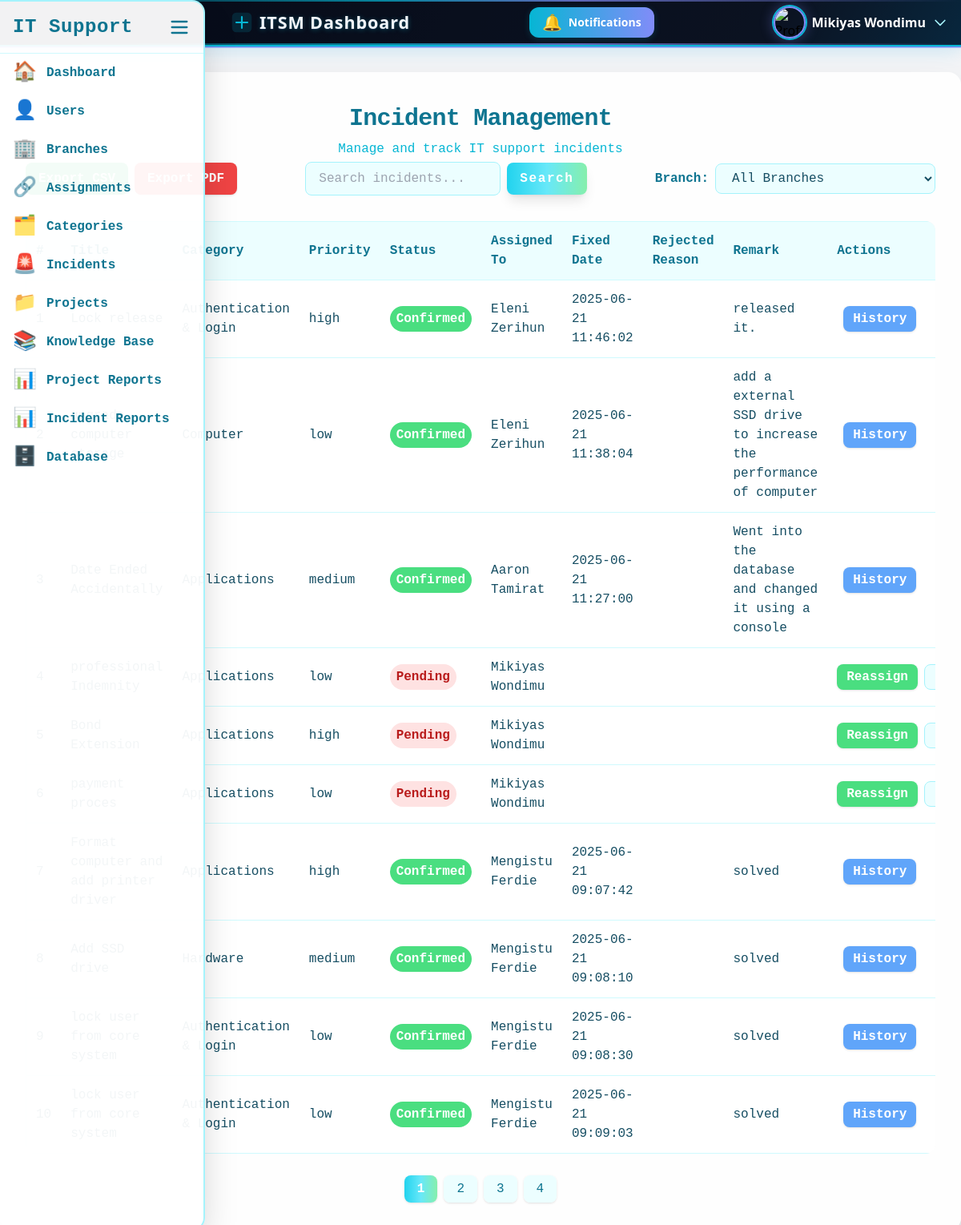
The page /admin/incidents.php (signed in) on the database its author committed.
### tables this page shows
CREATE TABLE `users` (
  `id` int(11) NOT NULL,
  `name` varchar(100) DEFAULT NULL,
  `email` varchar(100) DEFAULT NULL,
  `password` varchar(255) DEFAULT NULL,
  `role` enum('admin','staff','user') NOT NULL,
  `job_position` varchar(255) DEFAULT NULL,
  `created_at` timestamp NOT NULL DEFAULT current_timestamp(),
  `force_password_change` tinyint(1) DEFAULT 1,
  `branch_id` int(11) DEFAULT NULL,
  `profile_picture` varchar(255) DEFAULT NULL,
  `is_active` tinyint(1) NOT NULL DEFAULT 1
);

CREATE TABLE `incidents` (
  `id` int(11) NOT NULL,
  `title` varchar(255) DEFAULT NULL,
  `description` text DEFAULT NULL,
  `status` enum('pending','assigned','not fixed','fixed','rejected','support','reopened','fixed_confirmed') DEFAULT 'pending',
  `priority` enum('low','medium','high') DEFAULT 'medium',
  `assigned_to` int(11) DEFAULT NULL,
  `submitted_by` int(11) DEFAULT NULL,
  `created_at` timestamp NOT NULL DEFAULT current_timestamp(),
  `branch_id` int(11) DEFAULT NULL,
  `assigned_date` datetime DEFAULT NULL,
  `fixed_date` datetime DEFAULT NULL,
  `category_id` int(11) DEFAULT NULL,
  `saved_amount` decimal(10,2) DEFAULT NULL,
  `remark` text DEFAULT NULL,
  `rejected_by` int(11) DEFAULT NULL,
  `rejection_reason` text DEFAULT NULL,
  `rejected_at` datetime DEFAULT NULL
);

CREATE TABLE `kb_categories` (
  `id` int(11) NOT NULL,
  `name` varchar(100) NOT NULL,
  `created_at` timestamp NOT NULL DEFAULT current_timestamp()
);

### admin/incidents.php (the view, shortened to what this page needs)
<?php
require '../config/db.php';
$branchFilter = $_GET['branch_id'] ?? '';
$results_per_page = 10;
$stmt = $pdo->query("SELECT COUNT(*) FROM incidents");
$total_incidents = $stmt->fetchColumn();
$total_pages = ceil($total_incidents / $results_per_page);
$page = isset($_GET['page']) ? (int)$_GET['page'] : 1;
$start_from = ($page - 1) * $results_per_page;
if ($branchFilter) {
    $stmt = $pdo->prepare("SELECT
      incidents.*,
      users.id AS user_id,
      users.name AS assigned_to,
      c.name AS name
    FROM
      incidents
    LEFT JOIN
      users ON incidents.assigned_to = users.id
    LEFT JOIN
      kb_categories c ON incidents.category_id = c.id
    WHERE
      incidents.branch_id = ?
    ORDER BY created_at DESC LIMIT ?, ?");
    $stmt->bindValue(1, $branchFilter, PDO::PARAM_INT);
    $stmt->bindValue(2, $start_from, PDO::PARAM_INT);
    $stmt->bindValue(3, $results_per_page, PDO::PARAM_INT);
    $stmt->execute();
    $incidents = $stmt->fetchAll();
} else {
    $stmt = $pdo->prepare("SELECT
      i.*,
      u.id AS user_id,
      u.name AS assigned_to,
      c.name AS name
    FROM
        incidents i
    LEFT JOIN
        users u ON i.assigned_to = u.id
    LEFT JOIN
        kb_categories c ON i.category_id = c.id
    ORDER BY
        created_at DESC LIMIT ?, ?");
$stmt->bindValue(1, $start_from, PDO::PARAM_INT);
$stmt->bindValue(2, $results_per_page, PDO::PARAM_INT);
$stmt->execute();
$incidents = $stmt->fetchAll();
}
?>
<!DOCTYPE html>
<html>
<head>
    <script src="https://cdn.tailwindcss.com"></script>
</head>
<body class="bg-gray-100">
      <?php include '../includes/sidebar.php'; ?>
    <?php include '../header.php'; ?>
    <div class="max-w-7xl ms-auto bg-white bg-opacity-95 rounded-2xl shadow-2xl px-8 py-10 fade-in tech-border glow mt-8">
        <h2 class="text-3xl font-extrabold text-center text-cyan-700 mb-2 tracking-tight font-mono">Incident Management</h2>
        <p class="text-center text-cyan-500 mb-1 font-mono">Manage and track IT support incidents</p>
        <div class="flex flex-col md:flex-row justify-between items-center mb-8 gap-4">
            <div class="flex gap-2">
                <a href="export_csv.php" class="inline-block px-4 py-2 bg-green-500 hover:bg-green-600 text-white rounded-lg font-mono font-semibold shadow transition">Export CSV</a>
                <a href="export_pdf.php" class="inline-block px-4 py-2 bg-red-500 hover:bg-red-600 text-white rounded-lg font-mono font-semibold shadow transition">Export PDF</a>
            </div>
            <form method="GET" class="flex items-center gap-2">
                <input type="text" name="search" placeholder="Search incidents..." value="<?= isset($_GET['search']) ? htmlspecialchars($_GET['search']) : '' ?>" class="px-4 py-2 rounded-lg border border-cyan-200 bg-cyan-50 text-cyan-900 focus:ring-2 focus:ring-cyan-300 focus:outline-none transition duration-200 font-mono" />
                <button type="submit" class="px-4 py-2 bg-gradient-to-r from-cyan-400 via-cyan-300 to-green-300 hover:from-green-300 hover:to-cyan-400 text-white font-bold rounded-lg shadow-lg transform hover:scale-105 transition duration-300 font-mono tracking-widest">
                    Search
                </button>
            </form>
            <form method="GET" class="flex items-center gap-2">
                <label for="branchFilter" class="font-mono text-cyan-700 font-semibold">Branch:</label>
                <select name="branch_id" id="branchFilter" class="px-4 py-2 rounded-lg border border-cyan-200 bg-cyan-50 text-cyan-900 focus:ring-2 focus:ring-cyan-300 focus:outline-none transition duration-200 font-mono" onchange="this.form.submit()">
                    <option value="">All Branches</option>
                </select>
            </form>
        </div>
        <div class="overflow-x-auto rounded-xl shadow-inner">
            <table class="w-full border border-cyan-100 bg-white bg-opacity-90 font-mono text-cyan-900">
                <thead>
                    <tr class="bg-cyan-50 text-cyan-700 text-left">
                        <th class="p-3 font-bold">#</th>
                        <th class="p-3 font-bold">Title</th>
                        <th class="p-3 font-bold">Category</th>
                        <th class="p-3 font-bold">Priority</th>
                        <th class="p-3 font-bold">Status</th>
                        <th class="p-3 font-bold">Assigned To</th>
                        <th class="p-3 font-bold">Fixed Date</th>
                        <th class="p-3 font-bold">Rejected Reason</th>
                        <th class="p-3 font-bold">Remark</th>
                        <th class="p-3 font-bold">Actions</th>
                    </tr>
                </thead>
                <tbody>
                    <?php foreach ($incidents as $index => $incident): ?>
                        <tr class="border-t border-cyan-100 hover:bg-cyan-50 transition"
                        onclick="window.location.href='incident_view.php?id=<?= $incident['id'] ?>'">
                            <td class="p-3"><?= $start_from + $index + 1 ?></td>
                            <td class="p-3"><?= htmlspecialchars($incident['title']) ?></td>
                            <td class="p-3"><?= htmlspecialchars($incident['name']) ?></td>
                            <td class="p-3"><?= htmlspecialchars($incident['priority']) ?></td>
                            <td class="p-3">
                                <?php
                                if ($incident['status'] === 'fixed') {
                                    echo '<span class="inline-block px-2 py-1 rounded-full bg-green-100 text-green-700 font-semibold">Fixed</span>';
                                } elseif ($incident['status'] === 'fixed_confirmed') {
                                    echo '<span class="inline-block px-2 py-1 rounded-full bg-green-400 text-white font-semibold">Confirmed</span>';
                                } elseif ($incident['status'] === 'pending') {
                                    echo '<span class="inline-block px-2 py-1 rounded-full bg-red-100 text-red-700 font-semibold animate-pulse">Pending</span>';
                                } elseif ($incident['status'] === 'not fixed') {
                                    echo '<span class="inline-block px-2 py-1 rounded-full bg-orange-500 text-white font-semibold">Unfixed</span>';
                                } elseif ($incident['status'] === 'assigned') {
                                    echo '<span class="inline-block px-2 py-1 rounded-full bg-blue-100 text-blue-700 font-semibold">assigned</span>';
                                } elseif ($incident['status'] === 'rejected') {
                                    echo '<span class="inline-block px-2 py-1 rounded-full bg-gray-200 text-gray-500 font-semibold">Rejected</span>';
                                } else {
                                    echo '<span class="inline-block px-2 py-1 rounded-full bg-yellow-100 text-yellow-700 font-semibold">' . htmlspecialchars($incident['status']) . '</span>';
                                }
                                ?>
                            </td>
                            <td class="p-3"><?= htmlspecialchars($incident['assigned_to']) ?></td>
                            <td class="p-3"><?= htmlspecialchars($incident['fixed_date']) ?></td>
                            <td class="p-3"><?= htmlspecialchars($incident['rejection_reason']) ?? '' ?></td>
                            <td class="p-3"><?= htmlspecialchars($incident['remark']) ?></td>
                            <td class="p-3" onclick="event.stopPropagation();">
                                <div class="flex flex-col md:flex-row gap-2 md:items-center">
                                    <?php
                                        if (($incident['status'] !== 'fixed') && ($incident['status'] !== 'rejected') && ($incident['status'] !== 'fixed_confirmed')) {
                                            ?>
                                    <a href="<?= ($incident['assigned_to'] == '') || ($incident['assigned_to'] == null) ? 'assign_incidents.php?id=' . $incident['id'] : 'reassign_incidents.php?id='.$incident['id'] ?>" class="bg-green-400 hover:bg-green-500 text-white font-bold px-3 py-1 rounded-lg shadow transition w-full md:w-auto"> <?= ($incident['assigned_to'] == '') || ($incident['assigned_to'] == null) ? 'Assign' : 'Reassign' ?> </a>
                                    <?php
                                    } else{
                                    }
                                    ?>
                                    <form action="update_incident_status.php" method="POST" class="inline-block">
                                        <?php
                                        if (($incident['status'] !== 'fixed') && ($incident['status'] !== 'rejected') && ($incident['status'] !== 'fixed_confirmed')) {
                                            echo '<div class="flex gap-2">
                                                <select name="status" class="px-2 py-1 rounded-lg border border-cyan-200 bg-cyan-50 text-cyan-900 font-mono">
                                                    <option value="pending" '.($incident["status"] === "pending" ? "selected" : "").'>Pending</option>
                                                    <option value="assigned" '.($incident["status"] === "assigned" ? "selected" : "").'>Assigned</option>
                                                </select>
                                                <button type="submit" class="bg-yellow-400 hover:bg-yellow-500 text-white font-bold px-3 py-1 rounded-lg shadow transition">Update</button>
                                            </div>';
                                        }
                                        ?>
                                    </form>
                                    <a href="incident_history.php?id=<?= $incident['id'] ?>" class="bg-blue-400 hover:bg-blue-500 text-white font-bold px-3 py-1 rounded-lg shadow transition w-full md:w-auto text-center">History</a>
                                </div>
                            </td>
                        </tr>
                    <?php endforeach ?>
                </tbody>
            </table>
        </div>
        <div class="mt-8">
            <nav class="flex justify-center">
                <ul class="flex space-x-2 font-mono">
                    <?php for ($i = 1; $i <= $total_pages; $i++): ?>
                        <li>
                            <a href="?page=<?= $i ?><?= $branchFilter ? '&branch_id=' . $branchFilter : '' ?>"
                                class="px-4 py-2 <?= $i == $page ? 'bg-gradient-to-r from-cyan-400 via-cyan-300 to-green-300 text-white font-bold' : 'bg-cyan-50 text-cyan-700' ?> rounded-lg shadow transition">
                                <?= $i ?>
                            </a>
                        </li>
                    <?php endfor; ?>
                </ul>
            </nav>
        </div>
    </div>
</body>
</html>

### header.php (shortened to what this page needs)
<?php
include 'config/db.php';
$user_id = $_SESSION['user_id'];
$stmt = $pdo->prepare("SELECT * FROM users WHERE id = ?");
$stmt->execute([$user_id]);
$user = $stmt->fetch(PDO::FETCH_ASSOC);
if (isset($user['profile_picture']) && !empty($user['profile_picture'])) {
  $user['profile_image'] = '../uploads/' . $user['profile_picture'];
} else {
  $user['profile_image'] = '../uploads/default_avatar.png';
}
?>
<header id="header" class="header-animated-bg shadow-md px-4 pl-72 flex justify-between items-center relative overflow-visible" style="min-height:54px;height:58px;">
  <h1 class="header-title">
    <svg width="28" height="28" fill="none" viewBox="0 0 32 32">
      <rect x="2" y="2" width="28" height="28" rx="6" fill="#06b6d4" opacity="0.15"/>
      <path d="M8 16h16M16 8v16" stroke="#06b6d4" stroke-width="2.5" stroke-linecap="round"/>
    </svg>
    ITSM Dashboard
  </h1>
  <div class="relative inline-block text-left">
    <button id="notifBtn" class="relative flex items-center gap-2 px-4 py-1 text-sm tech-btn shadow-lg focus:outline-none transition-all duration-300" style="min-height:36px;height:38px;">
      <span id="notifBell" class="text-xl notif-pulse transition-transform duration-300">🔔</span>
      <span class="hidden md:inline">Notifications</span>
    </button>
  </div>
  <div class="relative inline-block text-left">
    <button id="profileDropdownBtn" class="flex items-center gap-2 focus:outline-none group">
      <img src="<?= $user['profile_image'] ?>" alt="Profile" class="w-10 h-10 rounded-full object-cover profile-glow transition-all duration-300">
      <span class="md:inline text-white text-base font-semibold group-hover:text-cyan-200 transition-colors"><?= htmlspecialchars($user['name'] ?? 'Profile') ?></span>
      <svg class="w-5 h-5 text-cyan-200 group-hover:text-cyan-400 transition-colors" fill="none" stroke="currentColor" viewBox="0 0 24 24">
        <path stroke-linecap="round" stroke-linejoin="round" stroke-width="2" d="M19 9l-7 7-7-7" />
      </svg>
    </button>
  </div>
</header>

### header.php (style rules this page uses)
.header-animated-bg { background: rgba(30, 41, 59, 0.82); background-image: linear-gradient(120deg, #0f172a 0%, #1e293b 40%, #06b6d4 70%, #818cf8 100%); background-blend-mode: overlay; background-size: 200% 200%; animation: gradientMove 8s linear infinite; border-bottom: 2px solid #06b6d4; box-shadow: 0 4px 24px 0 #0ea5e933, 0 1.5px 0 #818cf8; position: relative; overflow: visible; backdrop-filter: blur(16px) saturate(180%); -webkit-backdrop-filter: blur(16px) saturate(180%); min-height: 54px; height: 58px; padding-top: 0.25rem !important; padding-bottom: 0.25rem !important; }
.header-animated-bg::before, .header-animated-bg::after { content: ''; position: absolute; left: 0; right: 0; height: 2px; background: linear-gradient(90deg, transparent, #06b6d4 40%, #818cf8 60%, transparent); opacity: 0.7; pointer-events: none; z-index: 1; }
.header-animated-bg::before { top: 0; }
.header-animated-bg::after { bottom: 0; }
.profile-glow { box-shadow: 0 0 0 2px #06b6d4, 0 0 16px 2px #818cf855; transition: box-shadow 0.3s, border-color 0.3s; border: 2.5px solid #818cf8; }
.notif-pulse { animation: notifPulse 1.2s cubic-bezier(.4,0,.2,1) infinite; }
.tech-btn { background: linear-gradient(90deg, #06b6d4 0%, #818cf8 100%); color: #fff; font-weight: 600; border-radius: 0.75rem; box-shadow: 0 2px 8px #06b6d433; transition: background 0.3s, box-shadow 0.3s; padding-top: 0.25rem; padding-bottom: 0.25rem; min-height: 36px; height: 38px; }
.header-title { font-family: 'Segoe UI', Arial, sans-serif; font-size: 1.35rem; font-weight: 700; letter-spacing: 0.04em; color: #f1f5f9; text-shadow: 0 1px 6px #06b6d455, 0 1px 0 #818cf822; display: flex; align-items: center; gap: 0.5rem; animation: none; line-height: 1.1; }

### rows shown on the page
users: name "Mikiyas Wondimu"
incidents: category.name "Authentication & Login", priority "high", status "Confirmed", assigned_to.name "Eleni Zerihun", fixed_date "2025-06-21 11:46:02", remark "released it."
incidents: category.name "Computer", priority "low", status "Confirmed", assigned_to.name "Eleni Zerihun", fixed_date "2025-06-21 11:38:04", remark "add a external SSD drive to increase the performance of computer"
incidents: category.name "Applications", priority "medium", status "Confirmed", assigned_to.name "Aaron Tamirat", fixed_date "2025-06-21 11:27:00", remark "Went into the database and changed it using a console"
incidents: category.name "Applications", priority "low", shows "Pending", assigned_to.name "Mikiyas Wondimu", shows "Reassign", status "Pending"
incidents: category.name "Applications", priority "high", shows "Pending", assigned_to.name "Mikiyas Wondimu", shows "Reassign", status "Pending"
incidents: category.name "Applications", priority "low", shows "Pending", assigned_to.name "Mikiyas Wondimu", shows "Reassign", status "Pending"
incidents: category.name "Applications", priority "high", status "Confirmed", assigned_to.name "Mengistu Ferdie", fixed_date "2025-06-21 09:07:42", remark "solved"
incidents: category.name "Hardware", priority "medium", status "Confirmed", assigned_to.name "Mengistu Ferdie", fixed_date "2025-06-21 09:08:10", remark "solved"
incidents: category.name "Authentication & Login", priority "low", status "Confirmed", assigned_to.name "Mengistu Ferdie", fixed_date "2025-06-21 09:08:30", remark "solved"
incidents: category.name "Authentication & Login", priority "low", status "Confirmed", assigned_to.name "Mengistu Ferdie", fixed_date "2025-06-21 09:09:03", remark "solved"
